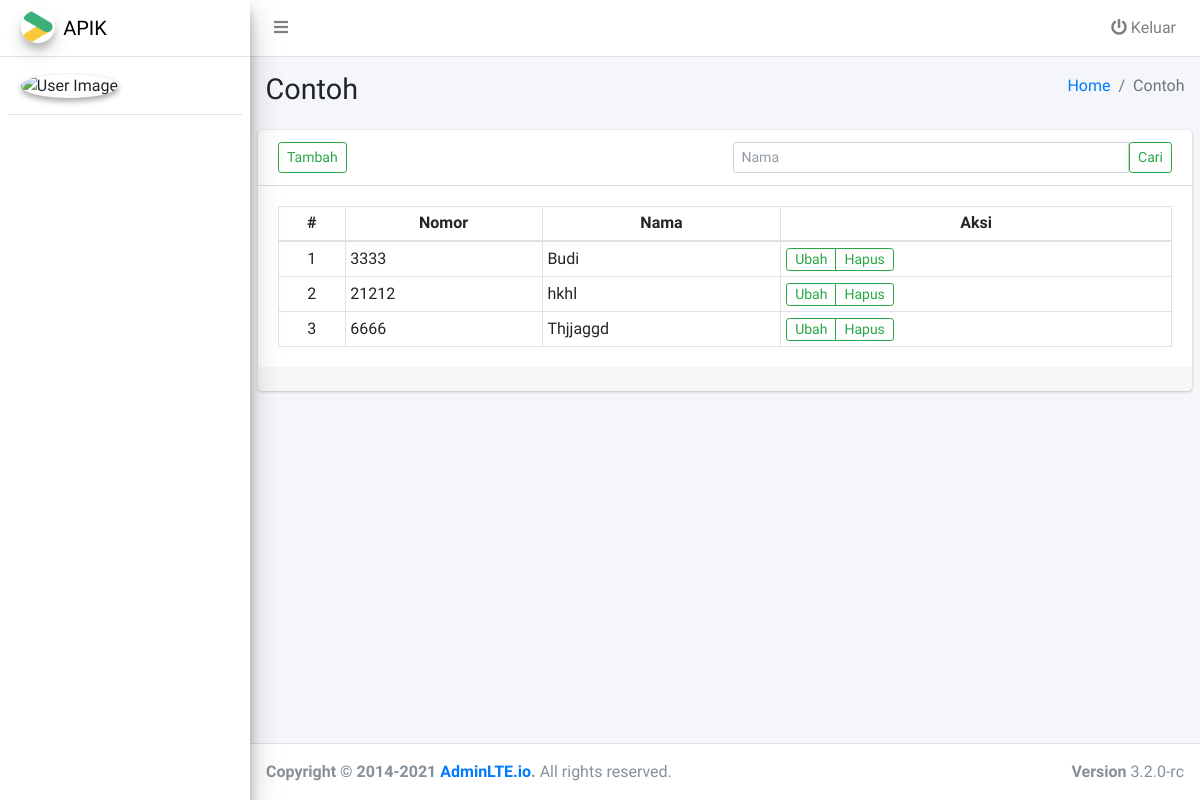
The page /index.php/contoh on the database its author committed.
### tables this page shows
CREATE TABLE `data_contoh` (
  `id` int(11) NOT NULL,
  `nomor` int(5) DEFAULT NULL,
  `nama` varchar(255) DEFAULT NULL
);

### application/controllers/Contoh.php (called while the page is built, shortened)
<?php
class Contoh extends CI_Controller
{
    public function __construct()
    {
        $this->load->model('Data_contoh_model', 'contoh_m');
    }
    public function index()
    {
        $config['base_url'] = base_url('contoh/index');
        $config['total_rows'] = $this->contoh_m->count();
        $config['per_page'] = 10;
        $config["num_links"] = 3;
        $this->pagination->initialize($config);
        $data['pagination'] = $this->pagination->create_links();
        $data['page'] = $this->uri->segment(3) ? $this->uri->segment(3) : 0;
        $limit = $config["per_page"];
        $offset = $data['page'];
        $name = $this->input->post('name');
        $data['name'] = $name;
        if ($name) {
            $data['contoh'] = $this->contoh_m->find($name);
        } else {
            $data['contoh'] = $this->contoh_m->get($limit, $offset);
        }
        $this->load->view('template/header');
        $this->load->view('template/sidebar');
        $this->load->view('contoh/index', $data);
        $this->load->view('template/footer');
    }
}

### index.php (called while the page is built, shortened)
<?php
require_once BASEPATH.'core/CodeIgniter.php';

### application/config/config.php (called while the page is built, shortened)
<?php
$config['base_url'] = 'http://localhost:8888/apik/';
$config['index_page'] = '';
$config['uri_protocol']    = 'REQUEST_URI';
$config['url_suffix'] = '';
$config['language']    = 'english';
$config['charset'] = 'UTF-8';
$config['enable_hooks'] = FALSE;
$config['subclass_prefix'] = 'MY_';
$config['composer_autoload'] = FCPATH . 'vendor/autoload.php';
$config['permitted_uri_chars'] = 'a-z 0-9~%.:_\-';
$config['enable_query_strings'] = FALSE;
$config['controller_trigger'] = 'c';
$config['function_trigger'] = 'm';
$config['directory_trigger'] = 'd';
$config['allow_get_array'] = TRUE;
$config['log_threshold'] = 0;
$config['log_path'] = '';
$config['log_file_extension'] = '';
$config['log_file_permissions'] = 0644;
$config['log_date_format'] = 'Y-m-d H:i:s';
$config['error_views_path'] = '';
$config['cache_path'] = '';
$config['cache_query_string'] = FALSE;
$config['encryption_key'] = '';
$config['sess_driver'] = 'files';
$config['sess_cookie_name'] = 'ci_session';
$config['sess_expiration'] = 7200;
$config['sess_save_path'] = NULL;
$config['sess_match_ip'] = FALSE;
$config['sess_time_to_update'] = 300;
$config['sess_regenerate_destroy'] = TRUE;
$config['cookie_prefix']    = '';
$config['cookie_domain']    = '';
$config['cookie_path']        = '/';
$config['cookie_secure']    = FALSE;
$config['cookie_httponly']     = TRUE;
$config['standardize_newlines'] = FALSE;
$config['global_xss_filtering'] = TRUE;
$config['csrf_protection'] = FALSE;
$config['csrf_token_name'] = 'csrf_test_name';
$config['csrf_cookie_name'] = 'csrf_cookie_name';
$config['csrf_expire'] = 7200;
$config['csrf_regenerate'] = TRUE;
$config['csrf_exclude_uris'] = array();
$config['compress_output'] = FALSE;
$config['time_reference'] = 'local';
$config['rewrite_short_tags'] = FALSE;
$config['proxy_ips'] = '';

### application/config/pagination.php (called while the page is built, shortened)
<?php
$config['full_tag_open']    = '<nav><ul class="pagination pagination-sm justify-content-end mb-0">';
$config['full_tag_close']   = '</ul></nav>';
$config['first_link']       = 'First';
$config['first_tag_open']   = '<li class="page-item">';
$config['first_tag_close']  = '</li>';
$config['last_link']        = 'Last';
$config['last_tag_open']    = '<li class="page-item">';
$config['last_tag_close']   = '</li>';
$config['next_link']        = 'Next';
$config['next_tag_open']    = '<li class="page-item">';
$config['next_tag_close']   = '</li>';
$config['prev_link']        = 'Previous';

### application/models/Data_contoh_model.php (called while the page is built, shortened)
<?php
class Data_contoh_model extends CI_Model
{
    private $_table = 'data_contoh';
    public function get($limit = null, $offset = 0)
    {
        $this->db->limit($limit, $offset);
        return $this->db->get($this->_table)->result_array();
    }
}

### application/views/contoh/index.php (the view, shortened to what this page needs)
<div class="content-wrapper">
  <section class="content-header">
    <div class="container-fluid">
      <div class="row mb-2">
        <div class="col-sm-6">
          <h1>Contoh</h1>
        </div>
        <div class="col-sm-6">
          <ol class="breadcrumb float-sm-right">
            <li class="breadcrumb-item"><a href="#">Home</a></li>
            <li class="breadcrumb-item active">Contoh</li>
          </ol>
        </div>
      </div>
  </section>
  <section class="content">
    <div class="card">
      <div class="card-header">
        <div class="row">
          <div class="col-lg-6">
            <a href="<?= base_url('contoh/create/'); ?>" class="btn btn-sm btn-outline-success">Tambah</a>
          </div>
          <div class="col-lg-6">
            <form action="" method="post" autocomplete="off">
              <div class="input-group">
                <input type="text" name="name" class="form-control form-control-sm" placeholder="Nama">
                <button class="btn btn-sm btn-outline-success" type="submit">Cari</button>
              </div>
            </form>
          </div>
        </div>
      </div>
      <div class="card-body">
        <table class="table table-bordered table-hover table-sm">
          <thead>
            <tr class="text-center">
              <th scope="col">#</th>
              <th scope="col">Nomor</th>
              <th scope="col">Nama</th>
              <th scope="col">Aksi</th>
            </tr>
          </thead>
          <tbody>
            <?php $no = $page + 1;
            foreach ($contoh as $r) : ?>
              <tr>
                <td class="text-center"><?= $no++; ?></td>
                <td><?= $r['nomor']; ?></td>
                <td><?= $r['nama']; ?></td>
                <td>
                  <div class="btn-group">
                    <a href="<?= base_url('contoh/update/') . $r['id']; ?>" class="btn btn-sm btn-outline-success pt-0 pb-0">Ubah</a>
                    <a href="<?= base_url('contoh/delete/') . $r['id']; ?>" class="btn btn-sm btn-outline-success pt-0 pb-0" onclick="return confirm('Apakah Anda yakin akan menghapus data ini?');">Hapus</a>
                  </div>
                </td>
              </tr>
            <?php endforeach; ?>
          </tbody>
        </table>
      </div>
      <div class="card-footer">
      </div>
    </div>
  </section>
</div>

### rows shown on the page
data_contoh: nomor "3333", nama "Budi"
data_contoh: nomor "21212", nama "hkhl"
data_contoh: nomor "6666", nama "Thjjaggd"
